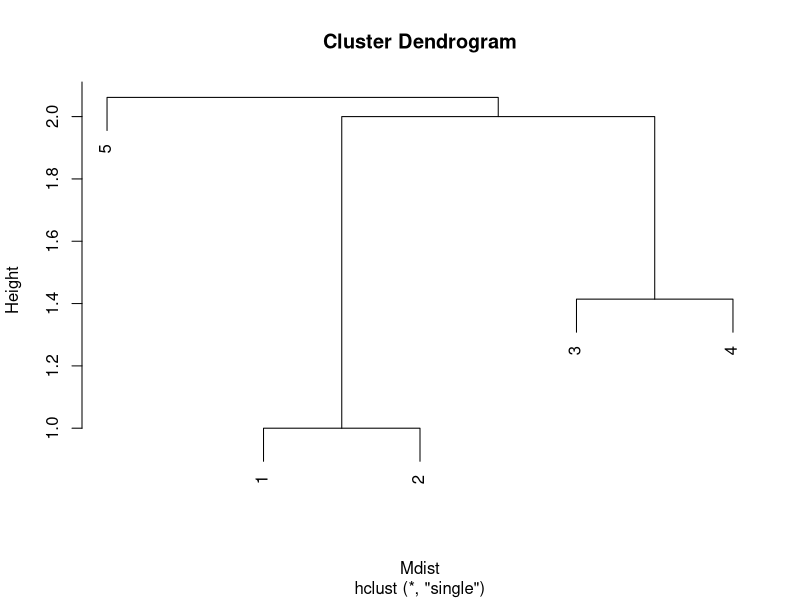
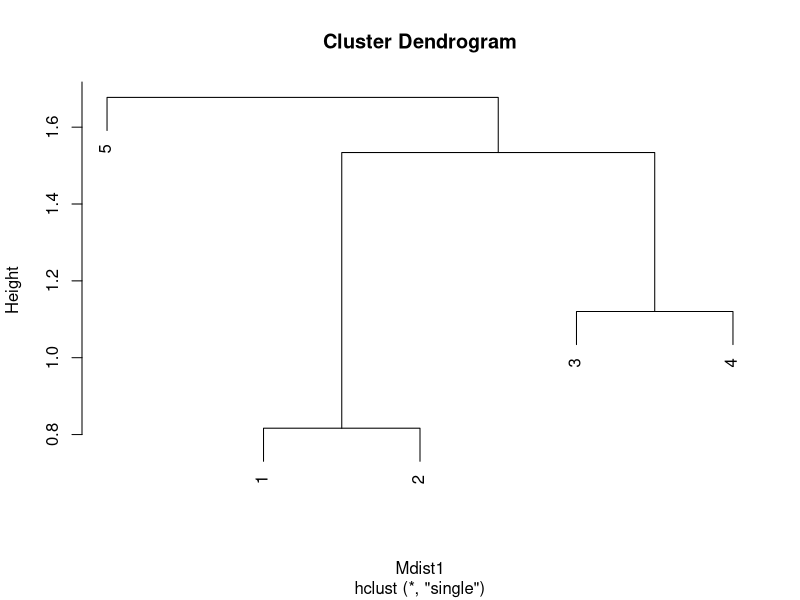
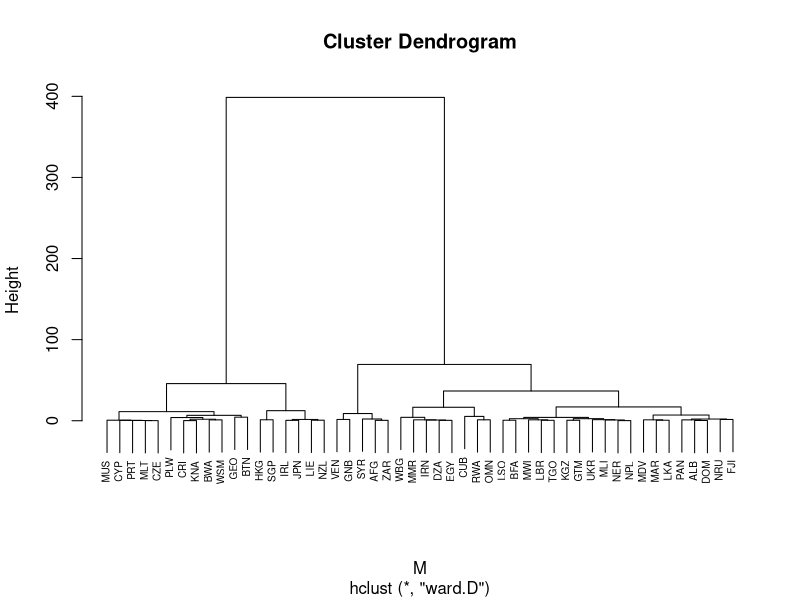
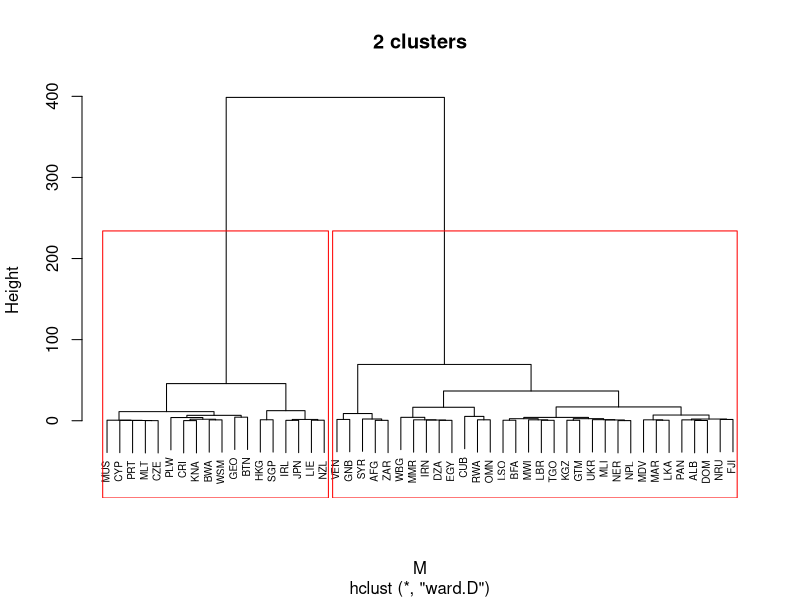
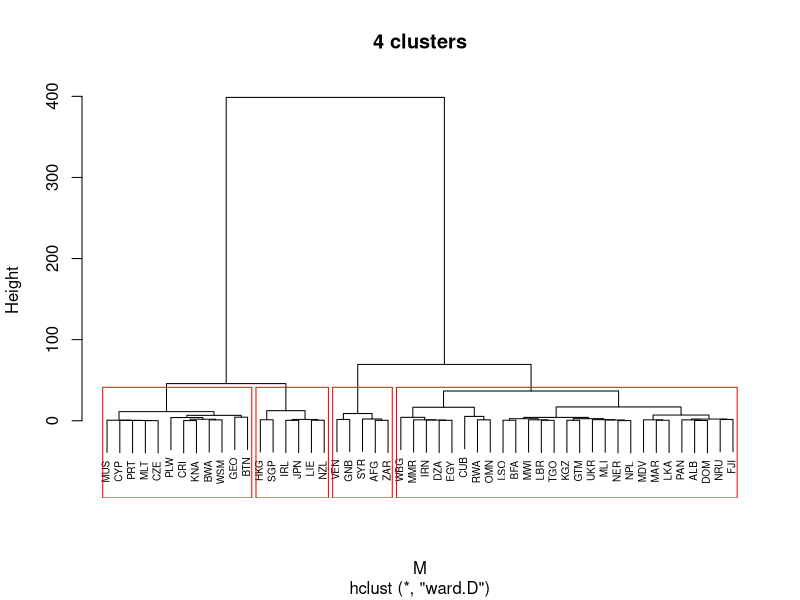
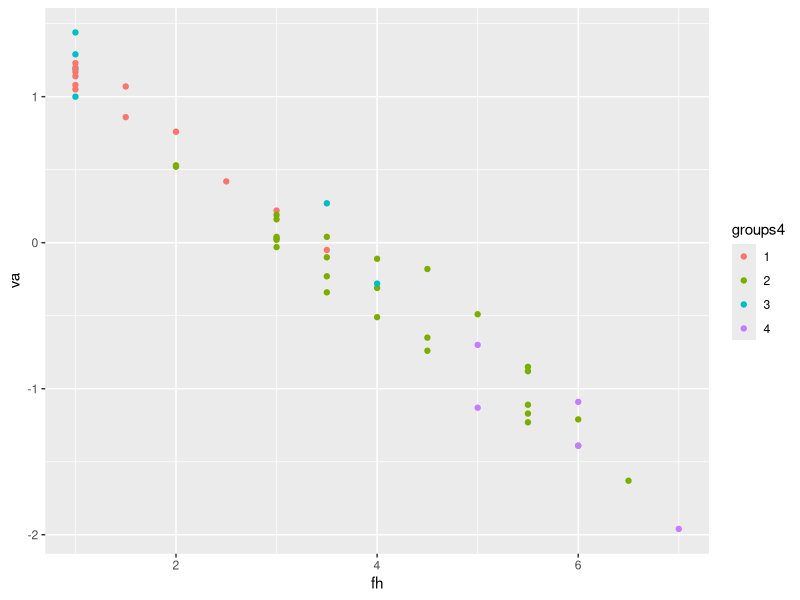
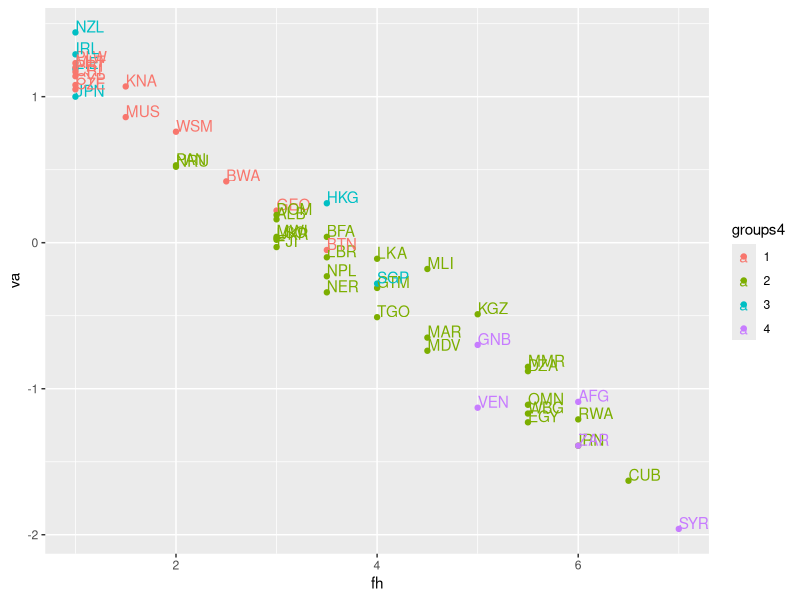
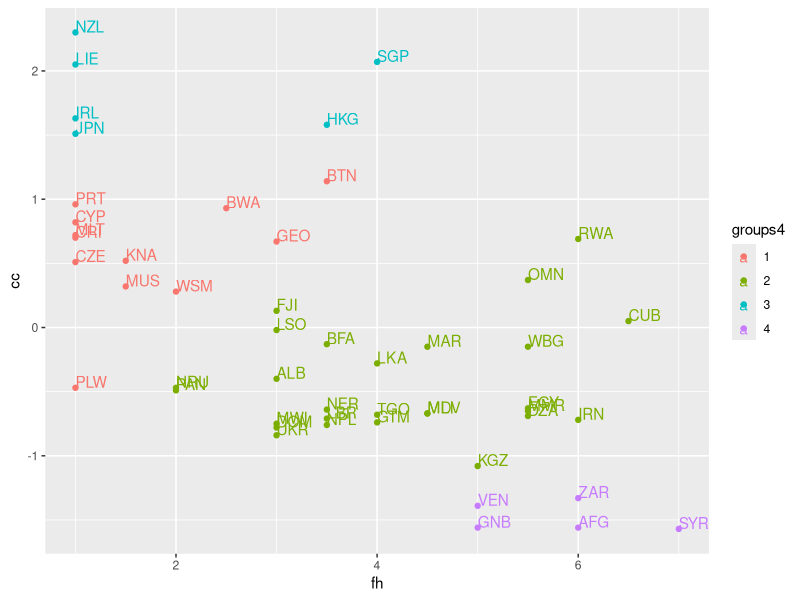

The R source for these figures, in order:
## ---- chunk 1
x1 <- c(5, 5, 3, 2, 3.5)
x2 <- c(2, 1, 2, 1, 4)
## ---- chunk 2
dat <- as.data.frame(cbind(x1, x2))
View(dat)
## ---- chunk 3
Mdist <- dist(dat)
## ---- chunk 4
Mdist
## ---- chunk 5
hc <- hclust(Mdist, method = "single")
## ---- chunk 6
plot(hc)
## ---- chunk 7
Mdist1 <- dist(scale(dat))
hc1 <- hclust(Mdist1, method = "single")
plot(hc1)
## ---- chunk 8
df <- read.csv("wgi_fh.csv", dec = ",") # или вариант внизу
## ---- chunk 9
View(df)
## ---- chunk 10
df <- na.omit(df)
## ---- chunk 11
set.seed(1234) # для воспроизводимости выделите эту строку и следующую и запустите
data <- df[sample(nrow(df), 50), ]
## ---- chunk 12
View(data)
## ---- chunk 13
library(dplyr)
# от va до fh подряд - через :
d <- data %>% select(va:fh)
## ---- chunk 14
rownames(d) <- data$cnt_code
## ---- chunk 15
View(d)
## ---- chunk 16
# матрица расстояний
M <- dist(scale(d))^2
## ---- chunk 17
hc <- hclust(M, method = "ward.D") # пока ничего не произошло
## ---- chunk 18
plot(hc, cex = 0.6) # cex = 0.6 - размер шрифта
## ---- chunk 19
# main - заголовок графика
plot(hc, cex = 0.6, main = "2 clusters") 
rect.hclust(hc, k = 2, border="red") # 2 кластера

## ---- chunk 20
plot(hc, cex = 0.6, main = "4 clusters")
rect.hclust(hc, k = 4, border="red") # 4 кластера
## ---- chunk 21
groups4 <- cutree(hc, k = 4) 
groups4 # посмотрим на метки
## ---- chunk 22
d <- d %>% mutate(groups4 = factor(groups4), country = data$cnt_code)
View(d)
## ---- chunk 23
library(ggplot2)

ggplot(data = d, aes(x = fh, y = va, color = groups4)) + geom_point() 
## ---- chunk 24
# vjust и hjust - чтобы подписи были чуть в стороне и не закрывали точки
ggplot(data = d, aes(x = fh, y = va, color = groups4)) + geom_point() +
  geom_text(aes(label = country, vjust = 0, hjust = 0))
## ---- chunk 25
ggplot(data = d, aes(x = fh, y = cc, color = groups4)) + geom_point() +
  geom_text(aes(label = country, vjust = 0, hjust = 0))
## ---- chunk 26
ggplot(data = d, aes(x = rl, y = ge, color = groups4)) + geom_point() +
  geom_text(aes(label = country, vjust = 0, hjust = 0))
## ---- chunk 27
# summarise_at: вывести значения по переменным, указанным в vars
# mean - вывести средние
d %>% group_by(groups4) %>% summarise_at(vars(va:fh), mean)
## ---- chunk 28
# summarise_at: вывести значения по переменным, указанным в vars
# median - вывести медиану
d %>% group_by(groups4) %>% summarise_at(vars(va:fh), median)
## ---- chunk 29
# summarise_at: вывести значения по переменным, указанным в vars
# min - вывести минимум
d %>% group_by(groups4) %>% summarise_at(vars(va:fh), min)
## ---- chunk 30
# summarise_at: вывести значения по переменным, указанным в vars
# max - вывести максимум
d %>% group_by(groups4) %>% summarise_at(vars(va:fh), max)
